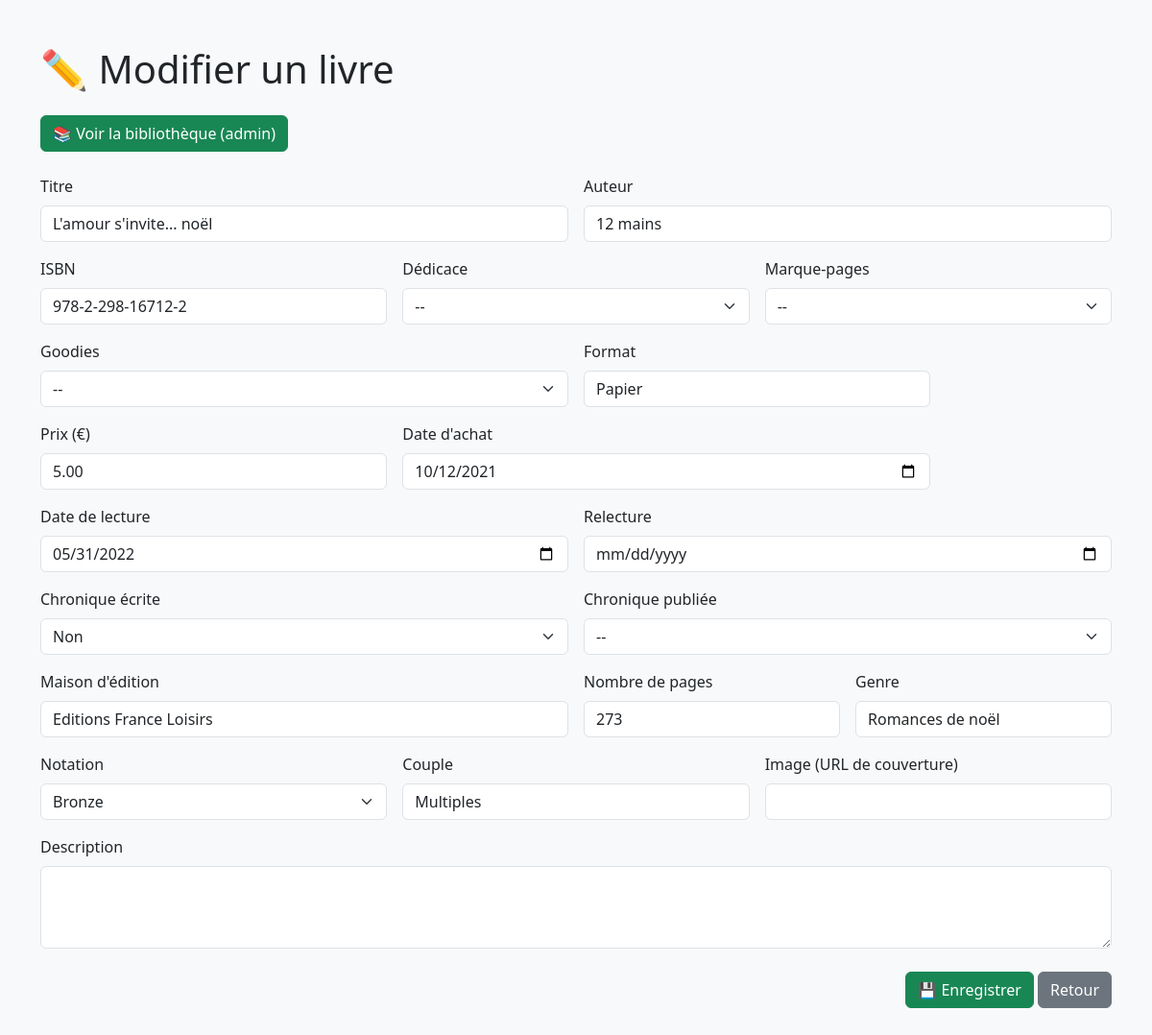
The page /28.06/php/update.php?id=1 on the database its author committed.
### tables this page shows
CREATE TABLE `library` (
  `ID` int(11) NOT NULL,
  `Auteur` varchar(50) NOT NULL,
  `Titre` varchar(62) NOT NULL,
  `Dedicace` varchar(3) NOT NULL,
  `Marquepages` varchar(30) DEFAULT NULL,
  `Goodies` varchar(30) DEFAULT NULL,
  `ISBN` varchar(17) DEFAULT NULL,
  `Format` varchar(14) DEFAULT NULL,
  `Prix` decimal(10,2) DEFAULT NULL,
  `Date_achat` varchar(10) DEFAULT NULL,
  `Date_lecture` date DEFAULT NULL,
  `Relecture` date DEFAULT NULL,
  `Chronique_ecrite` varchar(30) DEFAULT NULL,
  `Chronique_publiee` varchar(30) DEFAULT NULL,
  `Details` varchar(255) DEFAULT NULL,
  `Maison_edition` varchar(39) DEFAULT NULL,
  `Nombre_pages` varchar(4) DEFAULT NULL,
  `Notation` varchar(13) DEFAULT NULL,
  `Genre` varchar(28) DEFAULT NULL,
  `Couverture` varchar(255) DEFAULT NULL,
  `Couple` varchar(37) DEFAULT NULL
);

### 28.06/php/update.php (the view, shortened to what this page needs)
<?php
include 'connexion.php';
$id = $_GET['id'] ?? null;
$stmt = $pdo->prepare("SELECT * FROM library WHERE ID = ?");
$stmt->execute([$id]);
$book = $stmt->fetch(PDO::FETCH_ASSOC);
try {
    $stmt = $pdo->query("SELECT DISTINCT Notation FROM library WHERE Notation IS NOT NULL AND Notation != '' ORDER BY Notation ASC");
    $notations = $stmt->fetchAll(PDO::FETCH_COLUMN);
} catch (PDOException $e) {
    $notations = [];
}
function input($label, $name, $type = 'text', $size = 6) {
    global $book;
    $value = htmlspecialchars($book[$name] ?? '');
    echo "<div class='col-md-$size'>
        <label class='form-label'>$label</label>
        <input type='$type' name='$name' class='form-control' value=\"$value\">
    </div>";
}
function textarea($label, $name, $rows = 3, $size = 12) {
    global $book;
    $value = htmlspecialchars($book[$name] ?? '');
    echo "<div class='col-md-$size'>
        <label class='form-label'>$label</label>
        <textarea name='$name' class='form-control' rows='$rows'>$value</textarea>
    </div>";
}
function selectOuiNon($label, $name, $size = 6) {
    global $book;
    $value = $book[$name] ?? '';
    echo "<div class='col-md-$size'>
        <label class='form-label'>$label</label>
        <select name='$name' class='form-select'>
            <option value=''>--</option>
            <option value='Oui'" . ($value === 'Oui' ? ' selected' : '') . ">Oui</option>
            <option value='Non'" . ($value === 'Non' ? ' selected' : '') . ">Non</option>
        </select>
    </div>";
}
function selectNotation($label, $name, $notations, $size = 6) {
    global $book;
    $value = $book[$name] ?? '';
    echo "<div class='col-md-$size'>
        <label class='form-label'>$label</label>
        <select name='$name' class='form-select'>
            <option value=''>-- Choisir une médaille --</option>";
    foreach ($notations as $note) {
        $selected = ($note === $value) ? 'selected' : '';
        echo "<option value=\"" . htmlspecialchars($note) . "\" $selected>" . htmlspecialchars($note) . "</option>";
    }
    echo "</select></div>";
}
?>
<!DOCTYPE html>
<html lang="fr">
<head>
    <link href="https://cdn.jsdelivr.net/npm/bootstrap@5.3.6/dist/css/bootstrap.min.css" rel="stylesheet" />
</head>
<body class="bg-light">
<div class="container py-5">
    <h1 class="mb-4">✏️ Modifier un livre</h1>
    <a href="/php/admin_book.php" class="btn btn-success mb-4">📚 Voir la bibliothèque (admin)</a>
    <form method="POST" class="row g-3">
        <?php
        input('Titre', 'Titre');
        selectOuiNon('Dédicace', 'Dedicace', 4);
        selectOuiNon('Chronique écrite', 'Chronique_ecrite', 6);
        selectNotation("Notation", 'Notation', $notations, 4);
        textarea("Description", 'Details');
        ?>
        <div class="col-12 text-end mt-4">
            <button type="submit" class="btn btn-success">💾 Enregistrer</button>
            <a href="admin_book.php" class="btn btn-secondary">Retour</a>
        </div>
    </form>
</div>
</body>
</html>

### rows shown on the page
library: Titre "L'amour s'invite... noël", Auteur "12 mains", ISBN "978-2-298-16712-2", Format "Papier", Prix "5.00", Date_achat "10/12/2021", Date_lecture "05/31/2022", Chronique_ecrite "Non", Maison_edition "Editions France Loisirs", Nombre_pages "273", Genre "Romances de noël", Couple "Multiples"

### other values the page prints
$label "Titre Auteur ISBN Format Prix (€) Date d'achat Date de lecture Relecture Maison d'édition Nombre de pages Genre Couple Image (URL de couverture)"
$label "Dédicace Marque-pages Goodies Chronique écrite Chronique publiée"
$label "Notation"
$label "Description"
form field Notation "Bronze"
